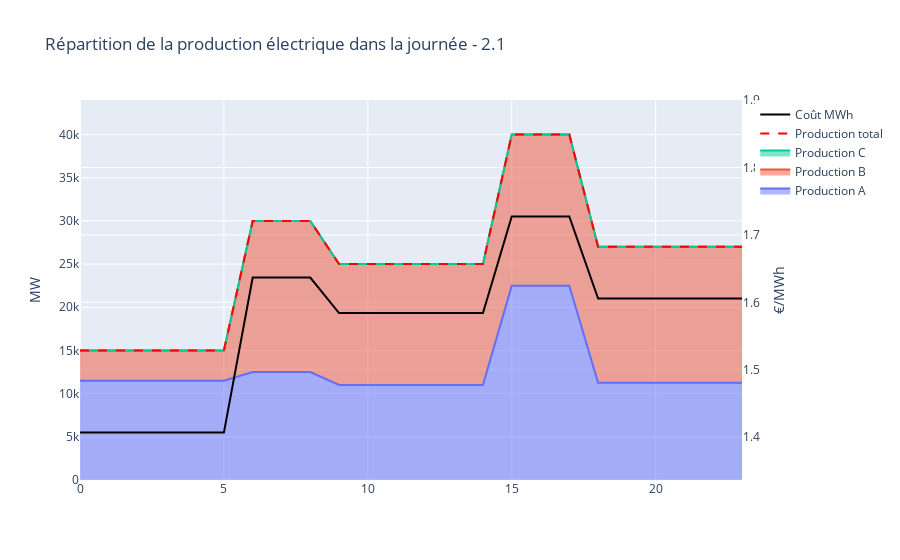

Write notebook code for a chart like this one.
### Code cell
from utils_viz import df_results2
df = df_results2(dict_N=dict_N,dict_P=dict_P,dict_XX=dict_Thermique,consommation=consommation)
fig = Results_viz(df,dict_Thermique)
A = "2.1"
fig.update_layout(
    title = f"Répartition de la production électrique dans la journée - {A}"
)
fig.show()
fig.write_html(f"HTML/Répartition de la production électrique dans la journée - {A}.html")

### Figure 1 — Plotly figure (JSON) as saved in the notebook; plotly's stock layout.template omitted (floating-point values rounded to 4 significant figures)
{"data": [{"name": "Production A", "stackgroup": "one", "type": "scatter", "x": [0, 1, 2, 3, 4, 5, 6, 7, 8, 9, 10, 11, 12, 13, 14, 15, 16, 17, 18, 19, 20, 21, 22, 23], "y": [11500, 11500, 11500, 11500, 11500, 11500, 12500, 12500, 12500, 11000, 11000, 11000, 11000, 11000, 11000, 22500, 22500, 22500, 11250, 11250, 11250, 11250, 11250, 11250]}, {"name": "Production B", "stackgroup": "one", "type": "scatter", "x": [0, 1, 2, 3, 4, 5, 6, 7, 8, 9, 10, 11, 12, 13, 14, 15, 16, 17, 18, 19, 20, 21, 22, 23], "y": [3500, 3500, 3500, 3500, 3500, 3500, 17500, 17500, 17500, 14000, 14000, 14000, 14000, 14000, 14000, 17500, 17500, 17500, 15750, 15750, 15750, 15750, 15750, 15750]}, {"name": "Production C", "stackgroup": "one", "type": "scatter", "x": [0, 1, 2, 3, 4, 5, 6, 7, 8, 9, 10, 11, 12, 13, 14, 15, 16, 17, 18, 19, 20, 21, 22, 23], "y": [0, 0, 0, 0, 0, 0, 0, 0, 0, 0, 0, 0, 0, 0, 0, 0, 0, 0, 0, 0, 0, 0, 0, 0]}, {"line": {"color": "red", "dash": "dash"}, "name": "Production total", "type": "scatter", "x": [0, 1, 2, 3, 4, 5, 6, 7, 8, 9, 10, 11, 12, 13, 14, 15, 16, 17, 18, 19, 20, 21, 22, 23], "y": [15000, 15000, 15000, 15000, 15000, 15000, 30000, 30000, 30000, 25000, 25000, 25000, 25000, 25000, 25000, 40000, 40000, 40000, 27000, 27000, 27000, 27000, 27000, 27000]}, {"line": {"color": "black"}, "name": "Coût MWh", "type": "scatter", "x": [0, 1, 2, 3, 4, 5, 6, 7, 8, 9, 10, 11, 12, 13, 14, 15, 16, 17, 18, 19, 20, 21, 22, 23], "y": [1.407, 1.407, 1.407, 1.407, 1.407, 1.407, 1.637, 1.637, 1.637, 1.584, 1.584, 1.584, 1.584, 1.584, 1.584, 1.728, 1.728, 1.728, 1.606, 1.606, 1.606, 1.606, 1.606, 1.606], "yaxis": "y2"}], "layout": {"hovermode": "x", "title": {"text": "Répartition de la production électrique dans la journée - 2.1"}, "yaxis": {"range": [0, 44000], "title": {"text": "MW"}}, "yaxis2": {"anchor": "free", "overlaying": "y", "position": 1, "range": [1.336, 1.9], "side": "right", "title": {"text": "€/MWh"}}}}
